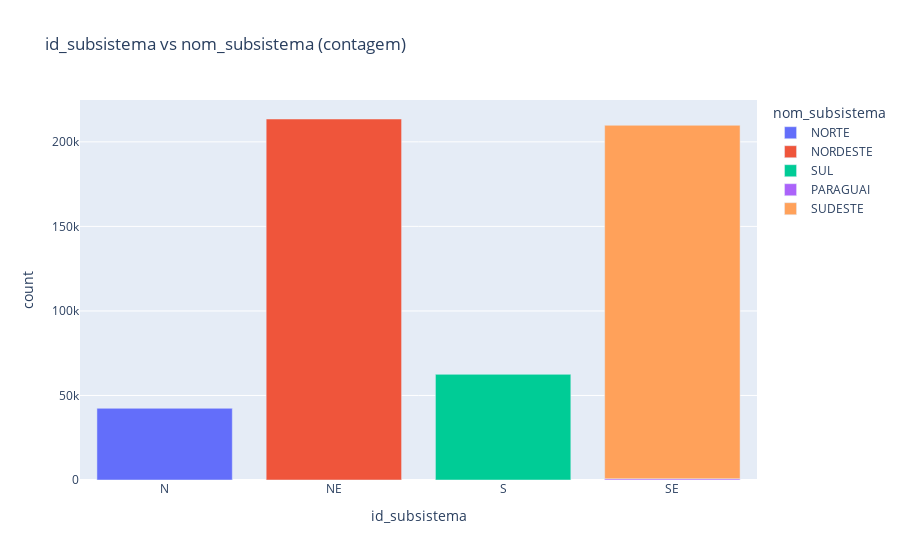
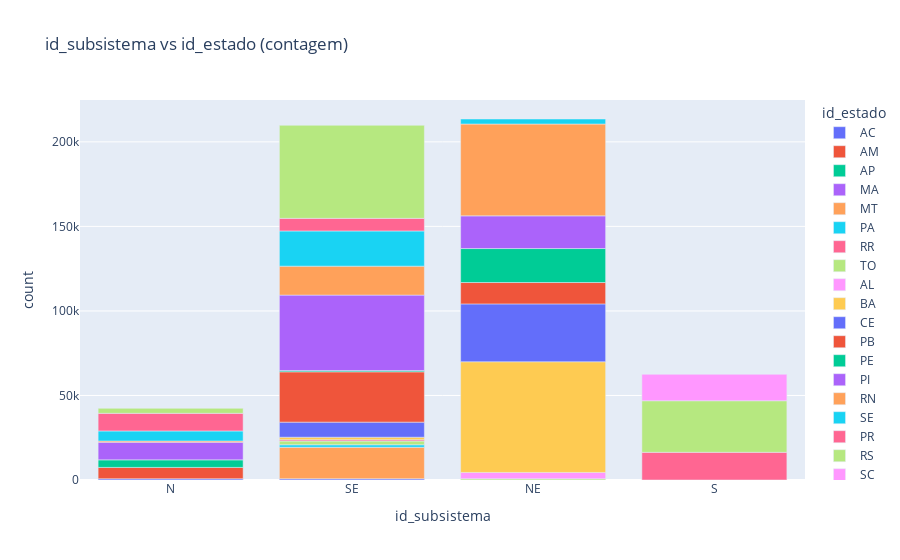
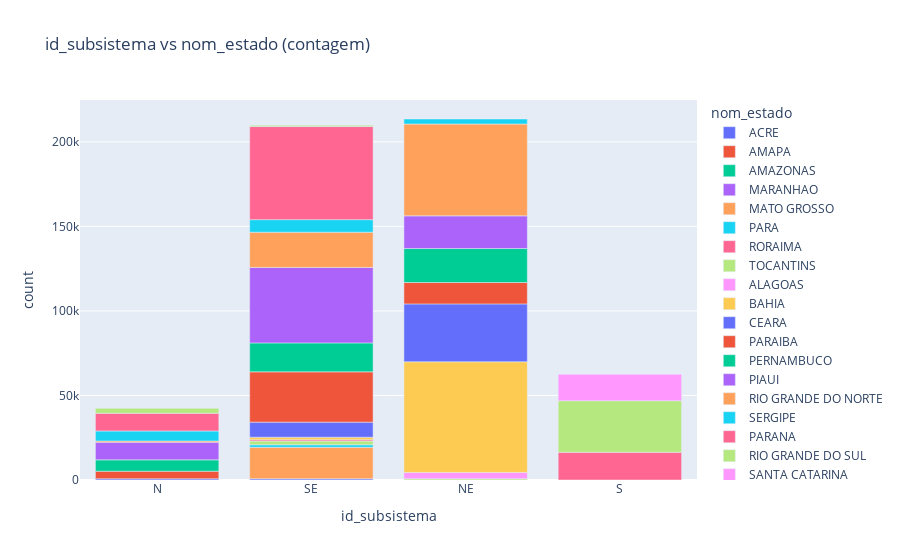

The notebook cell saved with these charts, in order:
### Code cell
data_path = "DatathONS-11/GERACAO_USINA-2_2025_08.parquet"
dict_path = "DatathONS-11/Dicts/DicionarioDados_Carga_Energia_Diaria.csv"

# Carregar dados
df = pd.read_parquet(data_path)

auto_plot_advanced(df)

### Figure 1 — Plotly figure (JSON) as saved in the notebook; plotly's stock layout.template omitted (floating-point values rounded to 4 significant figures)
{"data": [{"hovertemplate": "nom_subsistema=NORTE<br>id_subsistema=%{x}<br>count=%{y}<extra></extra>", "legendgroup": "NORTE", "marker": {"color": "#636efa", "pattern": {"shape": ""}}, "name": "NORTE", "orientation": "v", "showlegend": true, "textposition": "auto", "type": "bar", "x": ["N"], "xaxis": "x", "y": [42408], "yaxis": "y"}, {"hovertemplate": "nom_subsistema=NORDESTE<br>id_subsistema=%{x}<br>count=%{y}<extra></extra>", "legendgroup": "NORDESTE", "marker": {"color": "#EF553B", "pattern": {"shape": ""}}, "name": "NORDESTE", "orientation": "v", "showlegend": true, "textposition": "auto", "type": "bar", "x": ["NE"], "xaxis": "x", "y": [213528], "yaxis": "y"}, {"hovertemplate": "nom_subsistema=SUL<br>id_subsistema=%{x}<br>count=%{y}<extra></extra>", "legendgroup": "SUL", "marker": {"color": "#00cc96", "pattern": {"shape": ""}}, "name": "SUL", "orientation": "v", "showlegend": true, "textposition": "auto", "type": "bar", "x": ["S"], "xaxis": "x", "y": [62496], "yaxis": "y"}, {"hovertemplate": "nom_subsistema=PARAGUAI<br>id_subsistema=%{x}<br>count=%{y}<extra></extra>", "legendgroup": "PARAGUAI", "marker": {"color": "#ab63fa", "pattern": {"shape": ""}}, "name": "PARAGUAI", "orientation": "v", "showlegend": true, "textposition": "auto", "type": "bar", "x": ["SE"], "xaxis": "x", "y": [744], "yaxis": "y"}, {"hovertemplate": "nom_subsistema=SUDESTE<br>id_subsistema=%{x}<br>count=%{y}<extra></extra>", "legendgroup": "SUDESTE", "marker": {"color": "#FFA15A", "pattern": {"shape": ""}}, "name": "SUDESTE", "orientation": "v", "showlegend": true, "textposition": "auto", "type": "bar", "x": ["SE"], "xaxis": "x", "y": [209064], "yaxis": "y"}], "layout": {"barmode": "relative", "legend": {"title": {"text": "nom_subsistema"}, "tracegroupgap": 0}, "title": {"text": "id_subsistema vs nom_subsistema (contagem)"}, "xaxis": {"anchor": "y", "domain": [0, 1], "title": {"text": "id_subsistema"}}, "yaxis": {"anchor": "x", "domain": [0, 1], "title": {"text": "count"}}}}

### Figure 2 — Plotly figure (JSON) as saved in the notebook; plotly's stock layout.template omitted (floating-point values rounded to 4 significant figures)
{"data": [{"hovertemplate": "id_estado=AC<br>id_subsistema=%{x}<br>count=%{y}<extra></extra>", "legendgroup": "AC", "marker": {"color": "#636efa", "pattern": {"shape": ""}}, "name": "AC", "orientation": "v", "showlegend": true, "textposition": "auto", "type": "bar", "x": ["N", "SE"], "xaxis": "x", "y": [744, 744], "yaxis": "y"}, {"hovertemplate": "id_estado=AM<br>id_subsistema=%{x}<br>count=%{y}<extra></extra>", "legendgroup": "AM", "marker": {"color": "#EF553B", "pattern": {"shape": ""}}, "name": "AM", "orientation": "v", "showlegend": true, "textposition": "auto", "type": "bar", "x": ["N"], "xaxis": "x", "y": [6696], "yaxis": "y"}, {"hovertemplate": "id_estado=AP<br>id_subsistema=%{x}<br>count=%{y}<extra></extra>", "legendgroup": "AP", "marker": {"color": "#00cc96", "pattern": {"shape": ""}}, "name": "AP", "orientation": "v", "showlegend": true, "textposition": "auto", "type": "bar", "x": ["N"], "xaxis": "x", "y": [4464], "yaxis": "y"}, {"hovertemplate": "id_estado=MA<br>id_subsistema=%{x}<br>count=%{y}<extra></extra>", "legendgroup": "MA", "marker": {"color": "#ab63fa", "pattern": {"shape": ""}}, "name": "MA", "orientation": "v", "showlegend": true, "textposition": "auto", "type": "bar", "x": ["N"], "xaxis": "x", "y": [10416], "yaxis": "y"}, {"hovertemplate": "id_estado=MT<br>id_subsistema=%{x}<br>count=%{y}<extra></extra>", "legendgroup": "MT", "marker": {"color": "#FFA15A", "pattern": {"shape": ""}}, "name": "MT", "orientation": "v", "showlegend": true, "textposition": "auto", "type": "bar", "x": ["N", "SE"], "xaxis": "x", "y": [744, 18600], "yaxis": "y"}, {"hovertemplate": "id_estado=PA<br>id_subsistema=%{x}<br>count=%{y}<extra></extra>", "legendgroup": "PA", "marker": {"color": "#19d3f3", "pattern": {"shape": ""}}, "name": "PA", "orientation": "v", "showlegend": true, "textposition": "auto", "type": "bar", "x": ["N", "SE"], "xaxis": "x", "y": [5952, 1488], "yaxis": "y"}, {"hovertemplate": "id_estado=RR<br>id_subsistema=%{x}<br>count=%{y}<extra></extra>", "legendgroup": "RR", "marker": {"color": "#FF6692", "pattern": {"shape": ""}}, "name": "RR", "orientation": "v", "showlegend": true, "textposition": "auto", "type": "bar", "x": ["N"], "xaxis": "x", "y": [10416], "yaxis": "y"}, {"hovertemplate": "id_estado=TO<br>id_subsistema=%{x}<br>count=%{y}<extra></extra>", "legendgroup": "TO", "marker": {"color": "#B6E880", "pattern": {"shape": ""}}, "name": "TO", "orientation": "v", "showlegend": true, "textposition": "auto", "type": "bar", "x": ["N", "NE", "SE"], "xaxis": "x", "y": [2976, 744, 2232], "yaxis": "y"}, {"hovertemplate": "id_estado=AL<br>id_subsistema=%{x}<br>count=%{y}<extra></extra>", "legendgroup": "AL", "marker": {"color": "#FF97FF", "pattern": {"shape": ""}}, "name": "AL", "orientation": "v", "showlegend": true, "textposition": "auto", "type": "bar", "x": ["NE"], "xaxis": "x", "y": [3720], "yaxis": "y"}, {"hovertemplate": "id_estado=BA<br>id_subsistema=%{x}<br>count=%{y}<extra></extra>", "legendgroup": "BA", "marker": {"color": "#FECB52", "pattern": {"shape": ""}}, "name": "BA", "orientation": "v", "showlegend": true, "textposition": "auto", "type": "bar", "x": ["NE"], "xaxis": "x", "y": [65472], "yaxis": "y"}, {"hovertemplate": "id_estado=CE<br>id_subsistema=%{x}<br>count=%{y}<extra></extra>", "legendgroup": "CE", "marker": {"color": "#636efa", "pattern": {"shape": ""}}, "name": "CE", "orientation": "v", "showlegend": true, "textposition": "auto", "type": "bar", "x": ["NE"], "xaxis": "x", "y": [34224], "yaxis": "y"}, {"hovertemplate": "id_estado=PB<br>id_subsistema=%{x}<br>count=%{y}<extra></extra>", "legendgroup": "PB", "marker": {"color": "#EF553B", "pattern": {"shape": ""}}, "name": "PB", "orientation": "v", "showlegend": true, "textposition": "auto", "type": "bar", "x": ["NE"], "xaxis": "x", "y": [12648], "yaxis": "y"}, {"hovertemplate": "id_estado=PE<br>id_subsistema=%{x}<br>count=%{y}<extra></extra>", "legendgroup": "PE", "marker": {"color": "#00cc96", "pattern": {"shape": ""}}, "name": "PE", "orientation": "v", "showlegend": true, "textposition": "auto", "type": "bar", "x": ["NE"], "xaxis": "x", "y": [20088], "yaxis": "y"}, {"hovertemplate": "id_estado=PI<br>id_subsistema=%{x}<br>count=%{y}<extra></extra>", "legendgroup": "PI", "marker": {"color": "#ab63fa", "pattern": {"shape": ""}}, "name": "PI", "orientation": "v", "showlegend": true, "textposition": "auto", "type": "bar", "x": ["NE"], "xaxis": "x", "y": [19344], "yaxis": "y"}, {"hovertemplate": "id_estado=RN<br>id_subsistema=%{x}<br>count=%{y}<extra></extra>", "legendgroup": "RN", "marker": {"color": "#FFA15A", "pattern": {"shape": ""}}, "name": "RN", "orientation": "v", "showlegend": true, "textposition": "auto", "type": "bar", "x": ["NE"], "xaxis": "x", "y": [54312], "yaxis": "y"}, {"hovertemplate": "id_estado=SE<br>id_subsistema=%{x}<br>count=%{y}<extra></extra>", "legendgroup": "SE", "marker": {"color": "#19d3f3", "pattern": {"shape": ""}}, "name": "SE", "orientation": "v", "showlegend": true, "textposition": "auto", "type": "bar", "x": ["NE"], "xaxis": "x", "y": [2976], "yaxis": "y"}, {"hovertemplate": "id_estado=PR<br>id_subsistema=%{x}<br>count=%{y}<extra></extra>", "legendgroup": "PR", "marker": {"color": "#FF6692", "pattern": {"shape": ""}}, "name": "PR", "orientation": "v", "showlegend": true, "textposition": "auto", "type": "bar", "x": ["S", "SE"], "xaxis": "x", "y": [16368, 744], "yaxis": "y"}, {"hovertemplate": "id_estado=RS<br>id_subsistema=%{x}<br>count=%{y}<extra></extra>", "legendgroup": "RS", "marker": {"color": "#B6E880", "pattern": {"shape": ""}}, "name": "RS", "orientation": "v", "showlegend": true, "textposition": "auto", "type": "bar", "x": ["S"], "xaxis": "x", "y": [30504], "yaxis": "y"}, {"hovertemplate": "id_estado=SC<br>id_subsistema=%{x}<br>count=%{y}<extra></extra>", "legendgroup": "SC", "marker": {"color": "#FF97FF", "pattern": {"shape": ""}}, "name": "SC", "orientation": "v", "showlegend": true, "textposition": "auto", "type": "bar", "x": ["S"], "xaxis": "x", "y": [15624], "yaxis": "y"}, {"hovertemplate": "id_estado=DF<br>id_subsistema=%{x}<br>count=%{y}<extra></extra>", "legendgroup": "DF", "marker": {"color": "#FECB52", "pattern": {"shape": ""}}, "name": "DF", "orientation": "v", "showlegend": true, "textposition": "auto", "type": "bar", "x": ["SE"], "xaxis": "x", "y": [1488], "yaxis": "y"}, {"hovertemplate": "id_estado=ES<br>id_subsistema=%{x}<br>count=%{y}<extra></extra>", "legendgroup": "ES", "marker": {"color": "#636efa", "pattern": {"shape": ""}}, "name": "ES", "orientation": "v", "showlegend": true, "textposition": "auto", "type": "bar", "x": ["SE"], "xaxis": "x", "y": [8928], "yaxis": "y"}, {"hovertemplate": "id_estado=GO<br>id_subsistema=%{x}<br>count=%{y}<extra></extra>", "legendgroup": "GO", "marker": {"color": "#EF553B", "pattern": {"shape": ""}}, "name": "GO", "orientation": "v", "showlegend": true, "textposition": "auto", "type": "bar", "x": ["SE"], "xaxis": "x", "y": [29760], "yaxis": "y"}, {"hovertemplate": "id_estado=I<br>id_subsistema=%{x}<br>count=%{y}<extra></extra>", "legendgroup": "I", "marker": {"color": "#00cc96", "pattern": {"shape": ""}}, "name": "I", "orientation": "v", "showlegend": true, "textposition": "auto", "type": "bar", "x": ["SE"], "xaxis": "x", "y": [744], "yaxis": "y"}, {"hovertemplate": "id_estado=MG<br>id_subsistema=%{x}<br>count=%{y}<extra></extra>", "legendgroup": "MG", "marker": {"color": "#ab63fa", "pattern": {"shape": ""}}, "name": "MG", "orientation": "v", "showlegend": true, "textposition": "auto", "type": "bar", "x": ["SE"], "xaxis": "x", "y": [44640], "yaxis": "y"}, {"hovertemplate": "id_estado=MS<br>id_subsistema=%{x}<br>count=%{y}<extra></extra>", "legendgroup": "MS", "marker": {"color": "#FFA15A", "pattern": {"shape": ""}}, "name": "MS", "orientation": "v", "showlegend": true, "textposition": "auto", "type": "bar", "x": ["SE"], "xaxis": "x", "y": [17112], "yaxis": "y"}, {"hovertemplate": "id_estado=RJ<br>id_subsistema=%{x}<br>count=%{y}<extra></extra>", "legendgroup": "RJ", "marker": {"color": "#19d3f3", "pattern": {"shape": ""}}, "name": "RJ", "orientation": "v", "showlegend": true, "textposition": "auto", "type": "bar", "x": ["SE"], "xaxis": "x", "y": [20832], "yaxis": "y"}, {"hovertemplate": "id_estado=RO<br>id_subsistema=%{x}<br>count=%{y}<extra></extra>", "legendgroup": "RO", "marker": {"color": "#FF6692", "pattern": {"shape": ""}}, "name": "RO", "orientation": "v", "showlegend": true, "textposition": "auto", "type": "bar", "x": ["SE"], "xaxis": "x", "y": [7440], "yaxis": "y"}, {"hovertemplate": "id_estado=SP<br>id_subsistema=%{x}<br>count=%{y}<extra></extra>", "legendgroup": "SP", "marker": {"color": "#B6E880", "pattern": {"shape": ""}}, "name": "SP", "orientation": "v", "showlegend": true, "textposition": "auto", "type": "bar", "x": ["SE"], "xaxis": "x", "y": [55056], "yaxis": "y"}], "layout": {"barmode": "relative", "legend": {"title": {"text": "id_estado"}, "tracegroupgap": 0}, "title": {"text": "id_subsistema vs id_estado (contagem)"}, "xaxis": {"anchor": "y", "domain": [0, 1], "title": {"text": "id_subsistema"}}, "yaxis": {"anchor": "x", "domain": [0, 1], "title": {"text": "count"}}}}

### Figure 3 — Plotly figure (JSON) as saved in the notebook; plotly's stock layout.template omitted (floating-point values rounded to 4 significant figures)
{"data": [{"hovertemplate": "nom_estado=ACRE<br>id_subsistema=%{x}<br>count=%{y}<extra></extra>", "legendgroup": "ACRE", "marker": {"color": "#636efa", "pattern": {"shape": ""}}, "name": "ACRE", "orientation": "v", "showlegend": true, "textposition": "auto", "type": "bar", "x": ["N", "SE"], "xaxis": "x", "y": [744, 744], "yaxis": "y"}, {"hovertemplate": "nom_estado=AMAPA<br>id_subsistema=%{x}<br>count=%{y}<extra></extra>", "legendgroup": "AMAPA", "marker": {"color": "#EF553B", "pattern": {"shape": ""}}, "name": "AMAPA", "orientation": "v", "showlegend": true, "textposition": "auto", "type": "bar", "x": ["N"], "xaxis": "x", "y": [4464], "yaxis": "y"}, {"hovertemplate": "nom_estado=AMAZONAS<br>id_subsistema=%{x}<br>count=%{y}<extra></extra>", "legendgroup": "AMAZONAS", "marker": {"color": "#00cc96", "pattern": {"shape": ""}}, "name": "AMAZONAS", "orientation": "v", "showlegend": true, "textposition": "auto", "type": "bar", "x": ["N"], "xaxis": "x", "y": [6696], "yaxis": "y"}, {"hovertemplate": "nom_estado=MARANHAO<br>id_subsistema=%{x}<br>count=%{y}<extra></extra>", "legendgroup": "MARANHAO", "marker": {"color": "#ab63fa", "pattern": {"shape": ""}}, "name": "MARANHAO", "orientation": "v", "showlegend": true, "textposition": "auto", "type": "bar", "x": ["N"], "xaxis": "x", "y": [10416], "yaxis": "y"}, {"hovertemplate": "nom_estado=MATO GROSSO<br>id_subsistema=%{x}<br>count=%{y}<extra></extra>", "legendgroup": "MATO GROSSO", "marker": {"color": "#FFA15A", "pattern": {"shape": ""}}, "name": "MATO GROSSO", "orientation": "v", "showlegend": true, "textposition": "auto", "type": "bar", "x": ["N", "SE"], "xaxis": "x", "y": [744, 18600], "yaxis": "y"}, {"hovertemplate": "nom_estado=PARA<br>id_subsistema=%{x}<br>count=%{y}<extra></extra>", "legendgroup": "PARA", "marker": {"color": "#19d3f3", "pattern": {"shape": ""}}, "name": "PARA", "orientation": "v", "showlegend": true, "textposition": "auto", "type": "bar", "x": ["N", "SE"], "xaxis": "x", "y": [5952, 1488], "yaxis": "y"}, {"hovertemplate": "nom_estado=RORAIMA<br>id_subsistema=%{x}<br>count=%{y}<extra></extra>", "legendgroup": "RORAIMA", "marker": {"color": "#FF6692", "pattern": {"shape": ""}}, "name": "RORAIMA", "orientation": "v", "showlegend": true, "textposition": "auto", "type": "bar", "x": ["N"], "xaxis": "x", "y": [10416], "yaxis": "y"}, {"hovertemplate": "nom_estado=TOCANTINS<br>id_subsistema=%{x}<br>count=%{y}<extra></extra>", "legendgroup": "TOCANTINS", "marker": {"color": "#B6E880", "pattern": {"shape": ""}}, "name": "TOCANTINS", "orientation": "v", "showlegend": true, "textposition": "auto", "type": "bar", "x": ["N", "NE", "SE"], "xaxis": "x", "y": [2976, 744, 2232], "yaxis": "y"}, {"hovertemplate": "nom_estado=ALAGOAS<br>id_subsistema=%{x}<br>count=%{y}<extra></extra>", "legendgroup": "ALAGOAS", "marker": {"color": "#FF97FF", "pattern": {"shape": ""}}, "name": "ALAGOAS", "orientation": "v", "showlegend": true, "textposition": "auto", "type": "bar", "x": ["NE"], "xaxis": "x", "y": [3720], "yaxis": "y"}, {"hovertemplate": "nom_estado=BAHIA<br>id_subsistema=%{x}<br>count=%{y}<extra></extra>", "legendgroup": "BAHIA", "marker": {"color": "#FECB52", "pattern": {"shape": ""}}, "name": "BAHIA", "orientation": "v", "showlegend": true, "textposition": "auto", "type": "bar", "x": ["NE"], "xaxis": "x", "y": [65472], "yaxis": "y"}, {"hovertemplate": "nom_estado=CEARA<br>id_subsistema=%{x}<br>count=%{y}<extra></extra>", "legendgroup": "CEARA", "marker": {"color": "#636efa", "pattern": {"shape": ""}}, "name": "CEARA", "orientation": "v", "showlegend": true, "textposition": "auto", "type": "bar", "x": ["NE"], "xaxis": "x", "y": [34224], "yaxis": "y"}, {"hovertemplate": "nom_estado=PARAIBA<br>id_subsistema=%{x}<br>count=%{y}<extra></extra>", "legendgroup": "PARAIBA", "marker": {"color": "#EF553B", "pattern": {"shape": ""}}, "name": "PARAIBA", "orientation": "v", "showlegend": true, "textposition": "auto", "type": "bar", "x": ["NE"], "xaxis": "x", "y": [12648], "yaxis": "y"}, {"hovertemplate": "nom_estado=PERNAMBUCO<br>id_subsistema=%{x}<br>count=%{y}<extra></extra>", "legendgroup": "PERNAMBUCO", "marker": {"color": "#00cc96", "pattern": {"shape": ""}}, "name": "PERNAMBUCO", "orientation": "v", "showlegend": true, "textposition": "auto", "type": "bar", "x": ["NE"], "xaxis": "x", "y": [20088], "yaxis": "y"}, {"hovertemplate": "nom_estado=PIAUI<br>id_subsistema=%{x}<br>count=%{y}<extra></extra>", "legendgroup": "PIAUI", "marker": {"color": "#ab63fa", "pattern": {"shape": ""}}, "name": "PIAUI", "orientation": "v", "showlegend": true, "textposition": "auto", "type": "bar", "x": ["NE"], "xaxis": "x", "y": [19344], "yaxis": "y"}, {"hovertemplate": "nom_estado=RIO GRANDE DO NORTE<br>id_subsistema=%{x}<br>count=%{y}<extra></extra>", "legendgroup": "RIO GRANDE DO NORTE", "marker": {"color": "#FFA15A", "pattern": {"shape": ""}}, "name": "RIO GRANDE DO NORTE", "orientation": "v", "showlegend": true, "textposition": "auto", "type": "bar", "x": ["NE"], "xaxis": "x", "y": [54312], "yaxis": "y"}, {"hovertemplate": "nom_estado=SERGIPE<br>id_subsistema=%{x}<br>count=%{y}<extra></extra>", "legendgroup": "SERGIPE", "marker": {"color": "#19d3f3", "pattern": {"shape": ""}}, "name": "SERGIPE", "orientation": "v", "showlegend": true, "textposition": "auto", "type": "bar", "x": ["NE"], "xaxis": "x", "y": [2976], "yaxis": "y"}, {"hovertemplate": "nom_estado=PARANA<br>id_subsistema=%{x}<br>count=%{y}<extra></extra>", "legendgroup": "PARANA", "marker": {"color": "#FF6692", "pattern": {"shape": ""}}, "name": "PARANA", "orientation": "v", "showlegend": true, "textposition": "auto", "type": "bar", "x": ["S", "SE"], "xaxis": "x", "y": [16368, 744], "yaxis": "y"}, {"hovertemplate": "nom_estado=RIO GRANDE DO SUL<br>id_subsistema=%{x}<br>count=%{y}<extra></extra>", "legendgroup": "RIO GRANDE DO SUL", "marker": {"color": "#B6E880", "pattern": {"shape": ""}}, "name": "RIO GRANDE DO SUL", "orientation": "v", "showlegend": true, "textposition": "auto", "type": "bar", "x": ["S"], "xaxis": "x", "y": [30504], "yaxis": "y"}, {"hovertemplate": "nom_estado=SANTA CATARINA<br>id_subsistema=%{x}<br>count=%{y}<extra></extra>", "legendgroup": "SANTA CATARINA", "marker": {"color": "#FF97FF", "pattern": {"shape": ""}}, "name": "SANTA CATARINA", "orientation": "v", "showlegend": true, "textposition": "auto", "type": "bar", "x": ["S"], "xaxis": "x", "y": [15624], "yaxis": "y"}, {"hovertemplate": "nom_estado=DISTRITO FEDERAL<br>id_subsistema=%{x}<br>count=%{y}<extra></extra>", "legendgroup": "DISTRITO FEDERAL", "marker": {"color": "#FECB52", "pattern": {"shape": ""}}, "name": "DISTRITO FEDERAL", "orientation": "v", "showlegend": true, "textposition": "auto", "type": "bar", "x": ["SE"], "xaxis": "x", "y": [1488], "yaxis": "y"}, {"hovertemplate": "nom_estado=ESPIRITO SANTO<br>id_subsistema=%{x}<br>count=%{y}<extra></extra>", "legendgroup": "ESPIRITO SANTO", "marker": {"color": "#636efa", "pattern": {"shape": ""}}, "name": "ESPIRITO SANTO", "orientation": "v", "showlegend": true, "textposition": "auto", "type": "bar", "x": ["SE"], "xaxis": "x", "y": [8928], "yaxis": "y"}, {"hovertemplate": "nom_estado=GOIAS<br>id_subsistema=%{x}<br>count=%{y}<extra></extra>", "legendgroup": "GOIAS", "marker": {"color": "#EF553B", "pattern": {"shape": ""}}, "name": "GOIAS", "orientation": "v", "showlegend": true, "textposition": "auto", "type": "bar", "x": ["SE"], "xaxis": "x", "y": [29760], "yaxis": "y"}, {"hovertemplate": "nom_estado=MATO GROSSO DO SUL<br>id_subsistema=%{x}<br>count=%{y}<extra></extra>", "legendgroup": "MATO GROSSO DO SUL", "marker": {"color": "#00cc96", "pattern": {"shape": ""}}, "name": "MATO GROSSO DO SUL", "orientation": "v", "showlegend": true, "textposition": "auto", "type": "bar", "x": ["SE"], "xaxis": "x", "y": [17112], "yaxis": "y"}, {"hovertemplate": "nom_estado=MINAS GERAIS<br>id_subsistema=%{x}<br>count=%{y}<extra></extra>", "legendgroup": "MINAS GERAIS", "marker": {"color": "#ab63fa", "pattern": {"shape": ""}}, "name": "MINAS GERAIS", "orientation": "v", "showlegend": true, "textposition": "auto", "type": "bar", "x": ["SE"], "xaxis": "x", "y": [44640], "yaxis": "y"}, {"hovertemplate": "nom_estado=RIO DE JANEIRO<br>id_subsistema=%{x}<br>count=%{y}<extra></extra>", "legendgroup": "RIO DE JANEIRO", "marker": {"color": "#FFA15A", "pattern": {"shape": ""}}, "name": "RIO DE JANEIRO", "orientation": "v", "showlegend": true, "textposition": "auto", "type": "bar", "x": ["SE"], "xaxis": "x", "y": [20832], "yaxis": "y"}, {"hovertemplate": "nom_estado=RONDONIA<br>id_subsistema=%{x}<br>count=%{y}<extra></extra>", "legendgroup": "RONDONIA", "marker": {"color": "#19d3f3", "pattern": {"shape": ""}}, "name": "RONDONIA", "orientation": "v", "showlegend": true, "textposition": "auto", "type": "bar", "x": ["SE"], "xaxis": "x", "y": [7440], "yaxis": "y"}, {"hovertemplate": "nom_estado=SAO PAULO<br>id_subsistema=%{x}<br>count=%{y}<extra></extra>", "legendgroup": "SAO PAULO", "marker": {"color": "#FF6692", "pattern": {"shape": ""}}, "name": "SAO PAULO", "orientation": "v", "showlegend": true, "textposition": "auto", "type": "bar", "x": ["SE"], "xaxis": "x", "y": [55056], "yaxis": "y"}, {"hovertemplate": "nom_estado=z - INTERNACIONAL<br>id_subsistema=%{x}<br>count=%{y}<extra></extra>", "legendgroup": "z - INTERNACIONAL", "marker": {"color": "#B6E880", "pattern": {"shape": ""}}, "name": "z - INTERNACIONAL", "orientation": "v", "showlegend": true, "textposition": "auto", "type": "bar", "x": ["SE"], "xaxis": "x", "y": [744], "yaxis": "y"}], "layout": {"barmode": "relative", "legend": {"title": {"text": "nom_estado"}, "tracegroupgap": 0}, "title": {"text": "id_subsistema vs nom_estado (contagem)"}, "xaxis": {"anchor": "y", "domain": [0, 1], "title": {"text": "id_subsistema"}}, "yaxis": {"anchor": "x", "domain": [0, 1], "title": {"text": "count"}}}}
